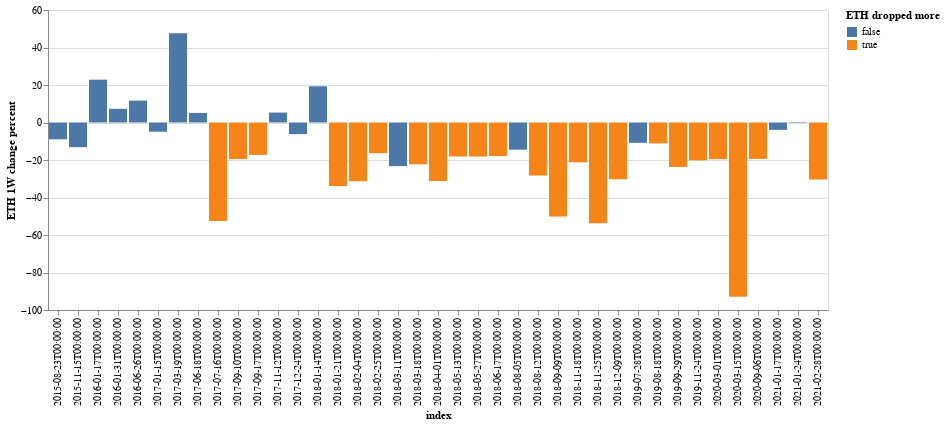

Source (notebook cell):
### Code cell
# CTB = alt.Chart(BTCETHW10.reset_index()).mark_bar().encode(
#     x='index:O',
#     y=['BTC 1W change percent','ETH 1W change percent']
#     #color='year:N',
    
# )

HTE = alt.Chart(BTCETHW10.reset_index()).mark_bar().encode(
    x='index:O',
    y='ETH 1W change percent',
    color='ETH dropped more'
    #color='year:N',
    
)

HTE
# CTB

# df = pd.DataFrame({
#     'label': ['A', 'B', 'C', 'D', 'E', 'F', 'G'],
#     'value1': [1, 3, 2, 4, 5, 6, 4],
#     'value2': [2, 1, 2, 5, 3, 4, 2],
# })

# alt.Chart(BTCETHW10.reset_index()).transform_fold(
#   ['BTC 1W change percent', 'ETH 1W change percent'],
#   as_=['column', 'value']
# ).mark_bar().encode(
#   x='index:N',
#   y='value:Q',
#   color='column:N'
# )

### Figure 1 — Vega-Lite specification as saved in the notebook (floating-point values rounded to 4 significant figures)
{"config": {"view": {"continuousWidth": 400, "continuousHeight": 300}}, "data": {"name": "data-63a90bcd103813cb2d621b47d4d23643"}, "mark": "bar", "encoding": {"color": {"type": "nominal", "field": "ETH dropped more"}, "x": {"type": "ordinal", "field": "index"}, "y": {"type": "quantitative", "field": "ETH 1W change percent"}}, "$schema": "https://vega.github.io/schema/vega-lite/v4.8.1.json", "datasets": {"data-63a90bcd103813cb2d621b47d4d23643": [{"index": "2015-08-23T00:00:00", "price_BTC": 227.2, "price_ETH": 1.355, "BTC 1W change percent": -13.45, "ETH 1W change percent": -8.96, "ETH dropped more": false}, {"index": "2015-11-15T00:00:00", "price_BTC": 320.5, "price_ETH": 0.9108, "BTC 1W change percent": -15.92, "ETH 1W change percent": -13.14, "ETH dropped more": false}, {"index": "2016-01-17T00:00:00", "price_BTC": 386.4, "price_ETH": 1.322, "BTC 1W change percent": -15.75, "ETH 1W change percent": 22.84, "ETH dropped more": false}, {"index": "2016-01-31T00:00:00", "price_BTC": 364.4, "price_ETH": 2.299, "BTC 1W change percent": -10.62, "ETH 1W change percent": 7.27, "ETH dropped more": false}, {"index": "2016-06-26T00:00:00", "price_BTC": 629.3, "price_ETH": 13.85, "BTC 1W change percent": -21.41, "ETH 1W change percent": 11.66, "ETH dropped more": false}, {"index": "2017-01-15T00:00:00", "price_BTC": 821.9, "price_ETH": 9.786, "BTC 1W change percent": -10.48, "ETH 1W change percent": -4.92, "ETH dropped more": false}, {"index": "2017-03-19T00:00:00", "price_BTC": 1023.0, "price_ETH": 44.09, "BTC 1W change percent": -20.23, "ETH 1W change percent": 47.61, "ETH dropped more": false}, {"index": "2017-06-18T00:00:00", "price_BTC": 2577.0, "price_ETH": 359.4, "BTC 1W change percent": -16.94, "ETH 1W change percent": 5.11, "ETH dropped more": false}, {"index": "2017-07-16T00:00:00", "price_BTC": 1927.0, "price_ETH": 156.5, "BTC 1W change percent": -30.73, "ETH 1W change percent": -52.59, "ETH dropped more": true}, {"index": "2017-09-10T00:00:00", "price_BTC": 4133.0, "price_ETH": 292.8, "BTC 1W change percent": -12.09, "ETH 1W change percent": -19.52, "ETH dropped more": true}, {"index": "2017-09-17T00:00:00", "price_BTC": 3553.0, "price_ETH": 249.7, "BTC 1W change percent": -16.3, "ETH 1W change percent": -17.27, "ETH dropped more": true}, {"index": "2017-11-12T00:00:00", "price_BTC": 5867.0, "price_ETH": 314.2, "BTC 1W change percent": -26.42, "ETH 1W change percent": 5.3, "ETH dropped more": false}, {"index": "2017-12-24T00:00:00", "price_BTC": 14450.0, "price_ETH": 686.2, "BTC 1W change percent": -34.41, "ETH 1W change percent": -6.19, "ETH dropped more": false}, {"index": "2018-01-14T00:00:00", "price_BTC": 14480.0, "price_ETH": 1410.0, "BTC 1W change percent": -17.71, "ETH 1W change percent": 19.32, "ETH dropped more": false}, {"index": "2018-01-21T00:00:00", "price_BTC": 11700.0, "price_ETH": 1054.0, "BTC 1W change percent": -23.69, "ETH 1W change percent": -33.82, "ETH dropped more": true}, {"index": "2018-02-04T00:00:00", "price_BTC": 8995.0, "price_ETH": 941.8, "BTC 1W change percent": -29.69, "ETH 1W change percent": -31.38, "ETH dropped more": true}, {"index": "2018-02-25T00:00:00", "price_BTC": 9743.0, "price_ETH": 828.7, "BTC 1W change percent": -12.97, "ETH 1W change percent": -16.36, "ETH dropped more": true}, {"index": "2018-03-11T00:00:00", "price_BTC": 8891.0, "price_ETH": 684.9, "BTC 1W change percent": -27.73, "ETH 1W change percent": -23.26, "ETH dropped more": false}, {"index": "2018-03-18T00:00:00", "price_BTC": 8063.0, "price_ETH": 560.1, "BTC 1W change percent": -10.26, "ETH 1W change percent": -22.29, "ETH dropped more": true}, {"index": "2018-04-01T00:00:00", "price_BTC": 6975.0, "price_ETH": 395.8, "BTC 1W change percent": -23.6, "ETH 1W change percent": -31.25, "ETH dropped more": true}, {"index": "2018-05-13T00:00:00", "price_BTC": 8481.0, "price_ETH": 683.2, "BTC 1W change percent": -15.16, "ETH 1W change percent": -18.14, "ETH dropped more": true}, {"index": "2018-05-27T00:00:00", "price_BTC": 7329.0, "price_ETH": 580.5, "BTC 1W change percent": -11.62, "ETH 1W change percent": -18.15, "ETH dropped more": true}, {"index": "2018-06-17T00:00:00", "price_BTC": 6479.0, "price_ETH": 493.1, "BTC 1W change percent": -14.45, "ETH 1W change percent": -17.86, "ETH dropped more": true}, {"index": "2018-08-05T00:00:00", "price_BTC": 7009.0, "price_ETH": 406.9, "BTC 1W change percent": -16.88, "ETH 1W change percent": -14.5, "ETH dropped more": false}, {"index": "2018-08-12T00:00:00", "price_BTC": 6205.0, "price_ETH": 317.3, "BTC 1W change percent": -12.95, "ETH 1W change percent": -28.23, "ETH dropped more": true}, {"index": "2018-09-09T00:00:00", "price_BTC": 6181.0, "price_ETH": 196.9, "BTC 1W change percent": -16.66, "ETH 1W change percent": -50.18, "ETH dropped more": true}, {"index": "2018-11-18T00:00:00", "price_BTC": 5599.0, "price_ETH": 175.7, "BTC 1W change percent": -14.84, "ETH 1W change percent": -21.23, "ETH dropped more": true}, {"index": "2018-11-25T00:00:00", "price_BTC": 3896.0, "price_ETH": 114.3, "BTC 1W change percent": -43.72, "ETH 1W change percent": -53.71, "ETH dropped more": true}, {"index": "2018-12-09T00:00:00", "price_BTC": 3425.0, "price_ETH": 90.68, "BTC 1W change percent": -22.33, "ETH 1W change percent": -30.24, "ETH dropped more": true}, {"index": "2019-07-28T00:00:00", "price_BTC": 9448.0, "price_ETH": 206.5, "BTC 1W change percent": -14.04, "ETH 1W change percent": -10.86, "ETH dropped more": false}, {"index": "2019-08-18T00:00:00", "price_BTC": 10220.0, "price_ETH": 185.8, "BTC 1W change percent": -10.79, "ETH 1W change percent": -11.17, "ETH dropped more": true}, {"index": "2019-09-29T00:00:00", "price_BTC": 8225.0, "price_ETH": 174.1, "BTC 1W change percent": -21.54, "ETH 1W change percent": -23.7, "ETH dropped more": true}, {"index": "2019-11-24T00:00:00", "price_BTC": 7310.0, "price_ETH": 152.0, "BTC 1W change percent": -16.23, "ETH 1W change percent": -20.18, "ETH dropped more": true}, {"index": "2020-03-01T00:00:00", "price_BTC": 8553.0, "price_ETH": 218.3, "BTC 1W change percent": -12.93, "ETH 1W change percent": -19.53, "ETH dropped more": true}, {"index": "2020-03-15T00:00:00", "price_BTC": 5214.0, "price_ETH": 123.0, "BTC 1W change percent": -70.73, "ETH 1W change percent": -92.94, "ETH dropped more": true}, {"index": "2020-09-06T00:00:00", "price_BTC": 10180.0, "price_ETH": 334.5, "BTC 1W change percent": -12.81, "ETH 1W change percent": -19.41, "ETH dropped more": true}, {"index": "2021-01-17T00:00:00", "price_BTC": 36250.0, "price_ETH": 1235.0, "BTC 1W change percent": -11.15, "ETH 1W change percent": -3.92, "ETH dropped more": false}, {"index": "2021-01-24T00:00:00", "price_BTC": 32070.0, "price_ETH": 1231.0, "BTC 1W change percent": -13.06, "ETH 1W change percent": -0.28, "ETH dropped more": false}, {"index": "2021-02-28T00:00:00", "price_BTC": 46650.0, "price_ETH": 1480.0, "BTC 1W change percent": -20.84, "ETH 1W change percent": -30.35, "ETH dropped more": true}]}}
